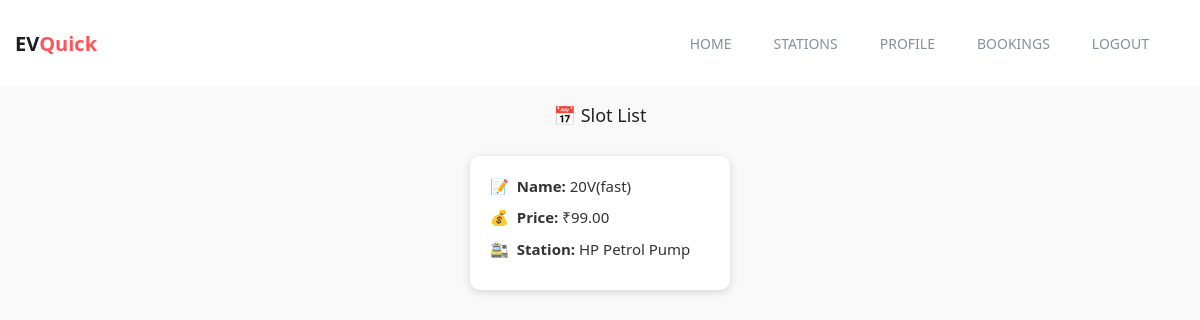
The app's page /staff/slot_list/2/ (signed in) with its own data.
### staff/models.py (models this page shows, shortened)
class AvailableSlot(models.Model):
    station = models.ForeignKey(Station, on_delete=models.CASCADE)
    name=models.CharField(max_length=150)
    price=models.DecimalField(max_digits=10,decimal_places=2)
    is_booked = models.BooleanField(default=False)

class Station(models.Model):
    user=models.ForeignKey(AdminUser,on_delete=models.CASCADE)
    name=models.CharField(max_length=200)
    district=models.CharField(max_length=200,choices=Location.DISTRICT_CHOICES)
    location=models.ForeignKey(Location,on_delete=models.CASCADE)

### staff/views.py (the view)
# urls.py: path('slot_list/<int:station_id>/',views.slot_list,name='slot_list'),
@login_required
def slot_list(request,station_id):
    station = get_object_or_404(Station, id=station_id)
    slots = AvailableSlot.objects.filter(station=station)
    return render(request,'app/slot_list.html',{'slots':slots})

### user/template/app/slot_list.html (shortened to what this page needs)
{% extends 'app/admin_header.html' %}
{% block content %}
<h2>📅 Slot List</h2>
<div class="slot-container">
    {% for slot in slots %}
        <div class="slot-card">
            <div class="slot-info"><strong>Name:</strong> {{ slot.name }}</div>
            <div class="slot-info"><strong>Price:</strong> ₹{{ slot.price }}</div>
            <div class="slot-info"><strong>Station:</strong> {{ slot.station.name }}</div>
        </div>
    {% empty %}
        <p class="no-slots">No slots available.</p>
    {% endfor %}
</div>
{% endblock %}

### static/css/bootsnav.css (style rules this page uses)
body { -webkit-transition: all 0.3s ease-in-out; -moz-transition: all 0.3s ease-in-out; -o-transition: all 0.3s ease-in-out; -ms-transition: all 0.3s ease-in-out; transition: all 0.3s ease-in-out; }

### static/css/style.css (style rules this page uses)
* { padding: 0; margin: 0; }
* { -webkit-box-sizing:border-box; -moz-box-sizing:border-box; -o-box-sizing:border-box; -ms-box-sizing:border-box; box-sizing:border-box; }
body { font-family: 'Poppins', sans-serif; font-size:14px; color:#a09e9c; text-transform:initial; max-width:1920px; margin:0 auto; overflow-x:hidden; }
h1,h2,h3,h4,h5,h6 { margin: 0; color:#343a3f; font-size: 18px; font-weight: 500; text-transform: capitalize; }
html,body { height: 100%; }

### user/template/app/slot_list.html (style rules this page uses)
body { background: #f9f9f9; font-family: 'Segoe UI', sans-serif; }
h2 { text-align: center; margin-bottom: 30px; color: #222; }
.slot-container { display: flex; flex-wrap: wrap; gap: 20px; justify-content: center; }
.slot-card { background: white; border-radius: 10px; padding: 20px; width: 260px; box-shadow: 0 2px 8px rgba(0,0,0,0.15); transition: transform 0.2s ease; }
.slot-info { margin-bottom: 10px; font-size: 15px; color: #333; }
.slot-info strong::before { margin-right: 8px; }
.slot-info:nth-child(1) strong::before { content: "📝"; }
.slot-info:nth-child(2) strong::before { content: "💰"; }
.slot-info:nth-child(3) strong::before { content: "🚉"; }

### records on screen
AvailableSlot: name "20V(fast)", price "99.00", station.name "HP Petrol Pump"
